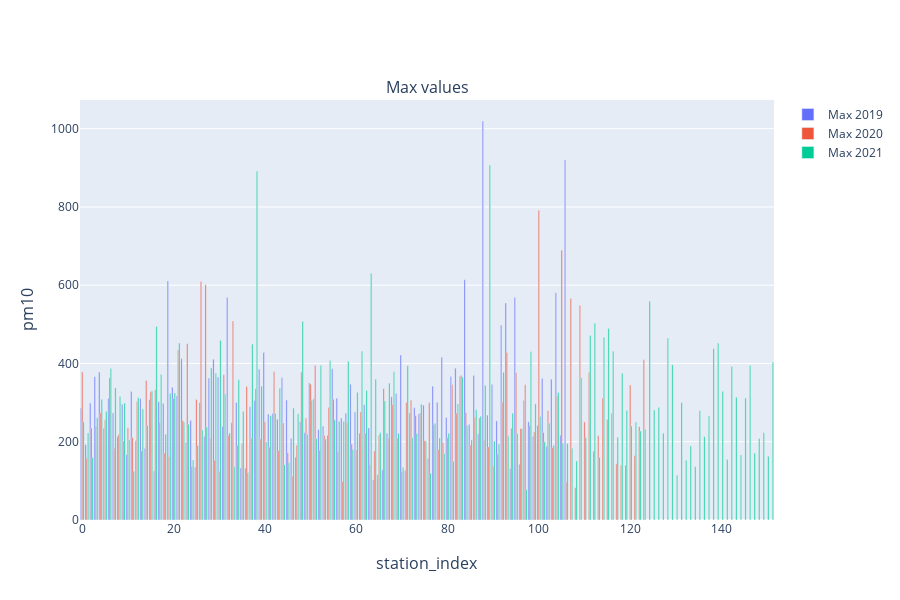

The notebook cell this image was saved under:
### Code cell
df2019 = pd.read_json("../../data/pollution/raw/2019/pm10/meta_data.json")
df2020 = pd.read_json("../../data/pollution/raw/2020/pm10/meta_data.json")
df2021 = pd.read_json("../../data/pollution/raw/2021/pm10/meta_data.json")

fig = make_subplots(column_titles=["Max values"], x_title="station_index", y_title="pm10")

fig.add_trace(go.Bar(x=df2019.index, y=df2019["max"], name="Max 2019"))
fig.add_trace(go.Bar(x=df2020.index, y=df2020["max"], name="Max 2020"))
fig.add_trace(go.Bar(x=df2021.index, y=df2021["max"], name="Max 2021"))

fig.update_layout(height=600)
